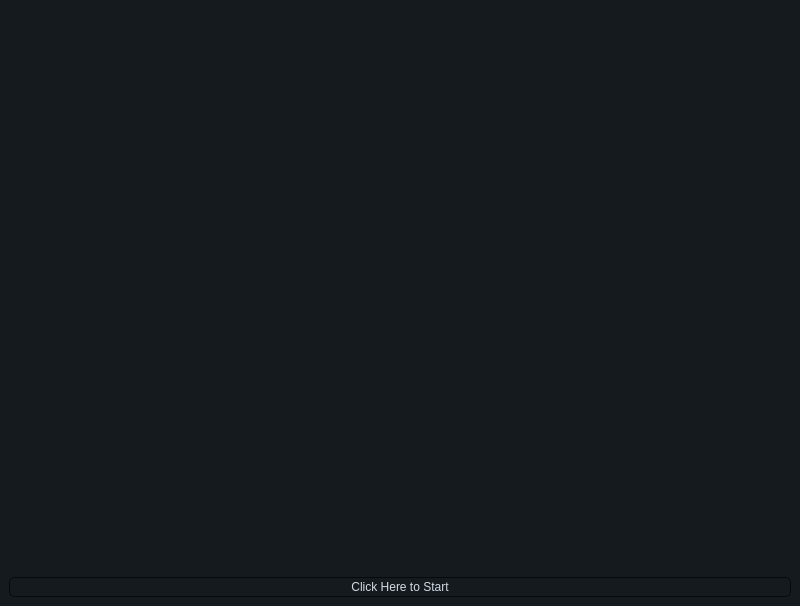
<?xml version="1.0" encoding="UTF-8"?>
<ui version="4.0">
 <class>MainWindow</class>
 <widget class="QMainWindow" name="MainWindow">
  <property name="geometry">
   <rect>
    <x>0</x>
    <y>0</y>
    <width>800</width>
    <height>606</height>
   </rect>
  </property>
  <property name="windowTitle">
   <string>Tree Time - Start</string>
  </property>
  <property name="styleSheet">
   <string notr="true">/*
ManjaroMix Style Sheet for QT Applications
Author: Jaime A. Quiroga P.
Company: GTRONICK
Last updated: 25/02/2020, 15:42.
Available at: https://github.com/GTRONICK/QSS/blob/master/ManjaroMix.qss
*/
QMainWindow {
	background-color:#151a1e;
}
QCalendar {
	background-color: #151a1e;
}
QTextEdit {
	border-width: 1px;
	border-style: solid;
	border-color: #4fa08b;
	background-color: #222b2e;
	color: #d3dae3;
}
QPlainTextEdit {
	border-width: 1px;
	border-style: solid;
	border-color: #4fa08b;
	background-color: #222b2e;
	color: #d3dae3;
}
QToolButton {
	border-style: solid;
	border-top-color: qlineargradient(spread:pad, x1:0.5, y1:1, x2:0.5, y2:0, stop:0 rgb(215, 215, 215), stop:1 rgb(222, 222, 222));
	border-right-color: qlineargradient(spread:pad, x1:0, y1:0.5, x2:1, y2:0.5, stop:0 rgb(217, 217, 217), stop:1 rgb(227, 227, 227));
	border-left-color: qlineargradient(spread:pad, x1:0, y1:0.5, x2:1, y2:0.5, stop:0 rgb(227, 227, 227), stop:1 rgb(217, 217, 217));
	border-bottom-color: qlineargradient(spread:pad, x1:0.5, y1:1, x2:0.5, y2:0, stop:0 rgb(215, 215, 215), stop:1 rgb(222, 222, 222));
	border-width: 1px;
	border-radius: 5px;
	color: #d3dae3;
	padding: 2px;
	background-color: rgb(255,255,255);
}
QToolButton:hover{
	border-style: solid;
	border-top-color: qlineargradient(spread:pad, x1:0.5, y1:1, x2:0.5, y2:0, stop:0 rgb(195, 195, 195), stop:1 rgb(222, 222, 222));
	border-right-color: qlineargradient(spread:pad, x1:0, y1:0.5, x2:1, y2:0.5, stop:0 rgb(197, 197, 197), stop:1 rgb(227, 227, 227));
	border-left-color: qlineargradient(spread:pad, x1:0, y1:0.5, x2:1, y2:0.5, stop:0 rgb(227, 227, 227), stop:1 rgb(197, 197, 197));
	border-bottom-color: qlineargradient(spread:pad, x1:0.5, y1:1, x2:0.5, y2:0, stop:0 rgb(195, 195, 195), stop:1 rgb(222, 222, 222));
	border-width: 1px;
	border-radius: 5px;
	color: rgb(0,0,0);
	padding: 2px;
	background-color: rgb(255,255,255);
}
QToolButton:pressed{
	border-style: solid;
	border-top-color: qlineargradient(spread:pad, x1:0.5, y1:1, x2:0.5, y2:0, stop:0 rgb(215, 215, 215), stop:1 rgb(222, 222, 222));
	border-right-color: qlineargradient(spread:pad, x1:0, y1:0.5, x2:1, y2:0.5, stop:0 rgb(217, 217, 217), stop:1 rgb(227, 227, 227));
	border-left-color: qlineargradient(spread:pad, x1:0, y1:0.5, x2:1, y2:0.5, stop:0 rgb(227, 227, 227), stop:1 rgb(217, 217, 217));
	border-bottom-color: qlineargradient(spread:pad, x1:0.5, y1:1, x2:0.5, y2:0, stop:0 rgb(215, 215, 215), stop:1 rgb(222, 222, 222));
	border-width: 1px;
	border-radius: 5px;
	color: rgb(0,0,0);
	padding: 2px;
	background-color: rgb(142,142,142);
}
QPushButton{
	border-style: solid;
	border-color: #050a0e;
	border-width: 1px;
	border-radius: 5px;
	color: #d3dae3;
	padding: 2px;
	background-color: #151a1e;
}
QPushButton::default{
	border-style: solid;
	border-color: #050a0e;
	border-width: 1px;
	border-radius: 5px;
	color: #FFFFFF;
	padding: 2px;
	background-color: #151a1e;;
}
QPushButton:hover{
	border-style: solid;
	border-color: #050a0e;
	border-width: 1px;
	border-radius: 5px;
	color: #d3dae3;
	padding: 2px;
	background-color: #1c1f1f;
}
QPushButton:pressed{
	border-style: solid;
	border-color: #050a0e;
	border-width: 1px;
	border-radius: 5px;
	color: #d3dae3;
	padding: 2px;
	background-color: #2c2f2f;
}
QPushButton:disabled{
	border-style: solid;
	border-top-color: qlineargradient(spread:pad, x1:0.5, y1:1, x2:0.5, y2:0, stop:0 rgb(215, 215, 215), stop:1 rgb(222, 222, 222));
	border-right-color: qlineargradient(spread:pad, x1:0, y1:0.5, x2:1, y2:0.5, stop:0 rgb(217, 217, 217), stop:1 rgb(227, 227, 227));
	border-left-color: qlineargradient(spread:pad, x1:0, y1:0.5, x2:1, y2:0.5, stop:0 rgb(227, 227, 227), stop:1 rgb(217, 217, 217));
	border-bottom-color: qlineargradient(spread:pad, x1:0.5, y1:1, x2:0.5, y2:0, stop:0 rgb(215, 215, 215), stop:1 rgb(222, 222, 222));
	border-width: 1px;
	border-radius: 5px;
	color: #808086;
	padding: 2px;
	background-color: rgb(142,142,142);
}
QLineEdit {
	border-width: 1px;
	border-style: solid;
	border-color: #4fa08b;
	background-color: #222b2e;
	color: #d3dae3;
}
QLabel {
	color: #d3dae3;
}
QLCDNumber {
	color: #4d9b87;
}
QProgressBar {
	text-align: center;
	color: #d3dae3;
	border-radius: 10px;
	border-color: transparent;
	border-style: solid;
	background-color: #52595d;
}
QProgressBar::chunk {
	background-color: #214037	;
	border-radius: 10px;
}
QMenuBar {
	background-color: #151a1e;
}
QMenuBar::item {
	color: #d3dae3;
  	spacing: 3px;
  	padding: 1px 4px;
	background-color: #151a1e;
}

QMenuBar::item:selected {
  	background-color: #252a2e;
	color: #FFFFFF;
}
QMenu {
	background-color: #151a1e;
}
QMenu::item:selected {
	background-color: #252a2e;
	color: #FFFFFF;
}
QMenu::item {
	color: #d3dae3;
	background-color: #151a1e;
}
QTabWidget {
	color:rgb(0,0,0);
	background-color:#000000;
}
QTabWidget::pane {
		border-color: #050a0e;
		background-color: #1e282c;
		border-style: solid;
		border-width: 1px;
    	border-bottom-left-radius: 4px;
		border-bottom-right-radius: 4px;
}
QTabBar::tab:first {
	border-style: solid;
	border-left-width:1px;
	border-right-width:0px;
	border-top-width:1px;
	border-bottom-width:0px;
	border-top-color: #050a0e;
	border-left-color: #050a0e;
	border-bottom-color: #050a0e;
	border-top-left-radius: 4px;
	color: #d3dae3;
	padding: 3px;
	margin-left:0px;
	background-color: #151a1e;
}
QTabBar::tab:last {
	border-style: solid;
	border-top-width:1px;
	border-left-width:1px;
	border-right-width:1px;
	border-bottom-width:0px;
	border-color: #050a0e;
	border-top-right-radius: 4px;
	color: #d3dae3;
	padding: 3px;
	margin-left:0px;
	background-color: #151a1e;
}
QTabBar::tab {
	border-style: solid;
	border-top-width:1px;
	border-bottom-width:0px;
	border-left-width:1px;
	border-top-color: #050a0e;
	border-left-color: #050a0e;
	border-bottom-color: #050a0e;
	color: #d3dae3;
	padding: 3px;
	margin-left:0px;
	background-color: #151a1e;
}
QTabBar::tab:selected, QTabBar::tab:last:selected, QTabBar::tab:hover {
  	border-style: solid;
  	border-left-width:1px;
	border-bottom-width:0px;
	border-right-color: transparent;
	border-top-color: #050a0e;
	border-left-color: #050a0e;
	border-bottom-color: #050a0e;
	color: #FFFFFF;
	padding: 3px;
	margin-left:0px;
	background-color: #1e282c;
}

QTabBar::tab:selected, QTabBar::tab:first:selected, QTabBar::tab:hover {
  	border-style: solid;
  	border-left-width:1px;
  	border-bottom-width:0px;
  	border-top-width:1px;
	border-right-color: transparent;
	border-top-color: #050a0e;
	border-left-color: #050a0e;
	border-bottom-color: #050a0e;
	color: #FFFFFF;
	padding: 3px;
	margin-left:0px;
	background-color: #1e282c;
}

QCheckBox {
	color: #d3dae3;
	padding: 2px;
}
QCheckBox:disabled {
	color: #808086;
	padding: 2px;
}

QCheckBox:hover {
	border-radius:4px;
	border-style:solid;
	padding-left: 1px;
	padding-right: 1px;
	padding-bottom: 1px;
	padding-top: 1px;
	border-width:1px;
	border-color: transparent;
}
QCheckBox::indicator:checked {

	height: 10px;
	width: 10px;
	border-style:solid;
	border-width: 1px;
	border-color: #4fa08b;
	color: #000000;
	background-color: qradialgradient(cx:0.4, cy:0.4, radius: 1.5,fx:0, fy:0, stop:0 #1e282c, stop:0.3 #1e282c, stop:0.4 #4fa08b, stop:0.5 #1e282c, stop:1 #1e282c);
}
QCheckBox::indicator:unchecked {

	height: 10px;
	width: 10px;
	border-style:solid;
	border-width: 1px;
	border-color: #4fa08b;
	color: #000000;
}
QRadioButton {
	color: #d3dae3;
	padding: 1px;
}
QRadioButton::indicator:checked {
	height: 10px;
	width: 10px;
	border-style:solid;
	border-radius:5px;
	border-width: 1px;
	border-color: #4fa08b;
	color: #a9b7c6;
	background-color: qradialgradient(cx:0.5, cy:0.5, radius:0.4,fx:0.5, fy:0.5, stop:0 #4fa08b, stop:1 #1e282c);
}
QRadioButton::indicator:!checked {
	height: 10px;
	width: 10px;
	border-style:solid;
	border-radius:5px;
	border-width: 1px;
	border-color: #4fa08b;
	color: #a9b7c6;
	background-color: transparent;
}
QStatusBar {
	color:#027f7f;
}
QSpinBox {
	color: #d3dae3;
	background-color: #222b2e;
	border-width: 1px;
	border-style: solid;
	border-color: #4fa08b;
}
QDoubleSpinBox {
	color: #d3dae3;
	background-color: #222b2e;
	border-width: 1px;
	border-style: solid;
	border-color: #4fa08b;
}
QTimeEdit {
	color: #d3dae3;
	background-color: #222b2e;
	border-width: 1px;
	border-style: solid;
	border-color: #4fa08b;
}
QDateTimeEdit {
	color: #d3dae3;
	background-color: #222b2e;
	border-width: 1px;
	border-style: solid;
	border-color: #4fa08b;
}
QDateEdit {
	color: #d3dae3;
	background-color: #222b2e;
	border-width: 1px;
	border-style: solid;
	border-color: #4fa08b;
}
QFontComboBox {
	color: #d3dae3;
	background-color: #222b2e;
	border-width: 1px;
	border-style: solid;
	border-color: #4fa08b;
}
QComboBox {
	color: #d3dae3;
	background-color: #222b2e;
	border-width: 1px;
	border-style: solid;
	border-color: #4fa08b;
}

QDial {
	background: #16a085;
}

QToolBox {
	color: #a9b7c6;
	background-color: #222b2e;
}
QToolBox::tab {
	color: #a9b7c6;
	background-color:#222b2e;
}
QToolBox::tab:selected {
	color: #FFFFFF;
	background-color:#222b2e;
}
QScrollArea {
	color: #FFFFFF;
	background-color:#222b2e;
}
QSlider::groove:horizontal {
	height: 5px;
	background-color: #52595d;
}
QSlider::groove:vertical {
	width: 5px;
	background-color: #52595d;
}
QSlider::handle:horizontal {
	background: #1a2224;
	border-style: solid;
	border-width: 1px;
	border-color: rgb(207,207,207);
	width: 12px;
	margin: -5px 0;
	border-radius: 7px;
}
QSlider::handle:vertical {
	background: #1a2224;
	border-style: solid;
	border-width: 1px;
	border-color: rgb(207,207,207);
	height: 12px;
	margin: 0 -5px;
	border-radius: 7px;
}
QSlider::add-page:horizontal {
    background: #52595d;
}
QSlider::add-page:vertical {
    background: #52595d;
}
QSlider::sub-page:horizontal {
    background-color: #15433a;
}
QSlider::sub-page:vertical {
    background-color: #15433a;
}
QScrollBar:horizontal {
	max-height: 10px;
	border: 1px transparent grey;
	margin: 0px 20px 0px 20px;
	background: transparent;
}
QScrollBar:vertical {
	max-width: 10px;
	border: 1px transparent grey;
	margin: 20px 0px 20px 0px;
	background: transparent;
}
QScrollBar::handle:horizontal {
	background: #52595d;
	border-style: transparent;
	border-radius: 4px;
	min-width: 25px;
}
QScrollBar::handle:horizontal:hover {
	background: #58a492;
	border-style: transparent;
	border-radius: 4px;
	min-width: 25px;
}
QScrollBar::handle:vertical {
	background: #52595d;
	border-style: transparent;
	border-radius: 4px;
	min-height: 25px;
}
QScrollBar::handle:vertical:hover {
	background: #58a492;
	border-style: transparent;
	border-radius: 4px;
	min-height: 25px;
}
QScrollBar::add-line:horizontal {
   border: 2px transparent grey;
   border-top-right-radius: 4px;
   border-bottom-right-radius: 4px;
   background: #15433a;
   width: 20px;
   subcontrol-position: right;
   subcontrol-origin: margin;
}
QScrollBar::add-line:horizontal:pressed {
   border: 2px transparent grey;
   border-top-right-radius: 4px;
   border-bottom-right-radius: 4px;
   background: rgb(181,181,181);
   width: 20px;
   subcontrol-position: right;
   subcontrol-origin: margin;
}
QScrollBar::add-line:vertical {
   border: 2px transparent grey;
   border-bottom-left-radius: 4px;
   border-bottom-right-radius: 4px;
   background: #15433a;
   height: 20px;
   subcontrol-position: bottom;
   subcontrol-origin: margin;
}
QScrollBar::add-line:vertical:pressed {
   border: 2px transparent grey;
   border-bottom-left-radius: 4px;
   border-bottom-right-radius: 4px;
   background: rgb(181,181,181);
   height: 20px;
   subcontrol-position: bottom;
   subcontrol-origin: margin;
}
QScrollBar::sub-line:horizontal {
   border: 2px transparent grey;
   border-top-left-radius: 4px;
   border-bottom-left-radius: 4px;
   background: #15433a;
   width: 20px;
   subcontrol-position: left;
   subcontrol-origin: margin;
}
QScrollBar::sub-line:horizontal:pressed {
   border: 2px transparent grey;
   border-top-left-radius: 4px;
   border-bottom-left-radius: 4px;
   background: rgb(181,181,181);
   width: 20px;
   subcontrol-position: left;
   subcontrol-origin: margin;
}
QScrollBar::sub-line:vertical {
   border: 2px transparent grey;
   border-top-left-radius: 4px;
   border-top-right-radius: 4px;
   background: #15433a;
   height: 20px;
   subcontrol-position: top;
   subcontrol-origin: margin;
}
QScrollBar::sub-line:vertical:pressed {
   border: 2px transparent grey;
   border-top-left-radius: 4px;
   border-top-right-radius: 4px;
   background: rgb(181,181,181);
   height: 20px;
   subcontrol-position: top;
   subcontrol-origin: margin;
}

QScrollBar::add-page:horizontal, QScrollBar::sub-page:horizontal {
   background: none;
}
QScrollBar::add-page:vertical, QScrollBar::sub-page:vertical {
   background: none;
}</string>
  </property>
  <widget class="QWidget" name="centralwidget">
   <layout class="QGridLayout" name="gridLayout">
    <item row="0" column="0" rowspan="2" colspan="2">
     <widget class="QLabel" name="label">
      <property name="text">
       <string/>
      </property>
      <property name="pixmap">
       <pixmap resource="resources.qrc">:/src/images/images/startimage.png</pixmap>
      </property>
      <property name="scaledContents">
       <bool>true</bool>
      </property>
     </widget>
    </item>
    <item row="1" column="1">
     <widget class="QLabel" name="label_2">
      <property name="text">
       <string/>
      </property>
      <property name="pixmap">
       <pixmap resource="resources.qrc">:/src/images/images/treetimepic.png</pixmap>
      </property>
      <property name="scaledContents">
       <bool>true</bool>
      </property>
     </widget>
    </item>
    <item row="2" column="0" colspan="2">
     <widget class="QPushButton" name="setupButton">
      <property name="text">
       <string>Click Here to Start</string>
      </property>
     </widget>
    </item>
   </layout>
   <widget class="QLabel" name="label_3">
    <property name="geometry">
     <rect>
      <x>170</x>
      <y>100</y>
      <width>471</width>
      <height>211</height>
     </rect>
    </property>
    <property name="text">
     <string/>
    </property>
    <property name="pixmap">
     <pixmap resource="resources.qrc">:/src/images/images/treetimepic.png</pixmap>
    </property>
    <property name="scaledContents">
     <bool>true</bool>
    </property>
   </widget>
  </widget>
 </widget>
 <resources>
  <include location="resources.qrc"/>
 </resources>
 <connections/>
</ui>
